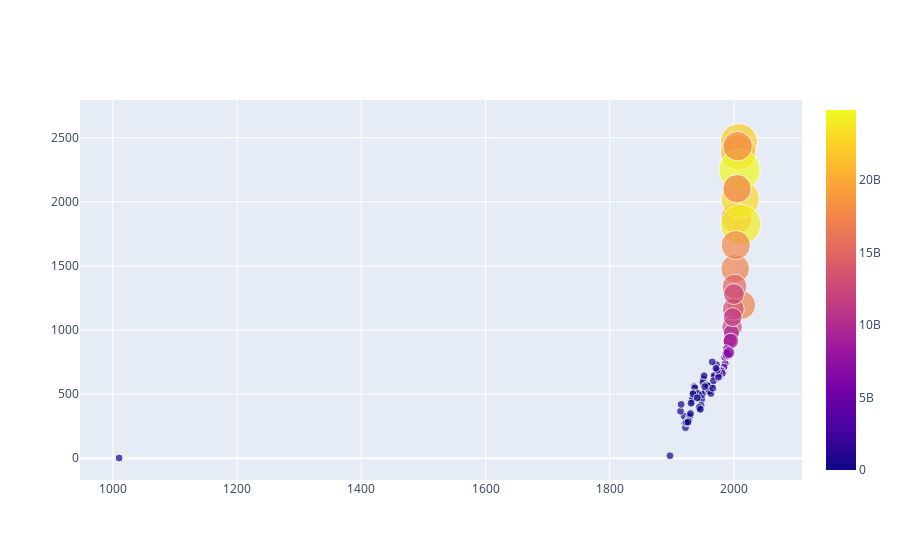

Notebook source saved alongside this figure:
### Code cell
# Grñáfica

plot = px.Figure(data=[px.Scatter( 
    x = year_count.map(lambda x: int(x[0])).collect(), 
    y = year_count.map(lambda x: x[1][1]).collect(),
    mode = 'markers', 
    marker = dict( 
        color=year_count.map(lambda x: x[1][0]).collect(),
        size= year_count.map(lambda x: x[1][0]/600000000).collect(), 
        #sizemode='area', 
        #sizeref=2.*max(size)/(40.**2), 
        sizemin=4,
       # size_max=60,
        showscale=True
    )
    ) 
])

plot.show()

### Figure 1 — Plotly figure (JSON) as saved in the notebook; plotly's stock layout.template omitted (floating-point values rounded to 4 significant figures; data arrays with more than 128 entries replaced by an {"elided": "..."} marker saying what was removed)
{"data": [{"marker": {"color": {"elided": "130 int values"}, "showscale": true, "size": {"elided": "130 float values"}, "sizemin": 4}, "mode": "markers", "type": "scatter", "x": {"elided": "130 int values"}, "y": {"elided": "130 int values"}}], "layout": {}}
